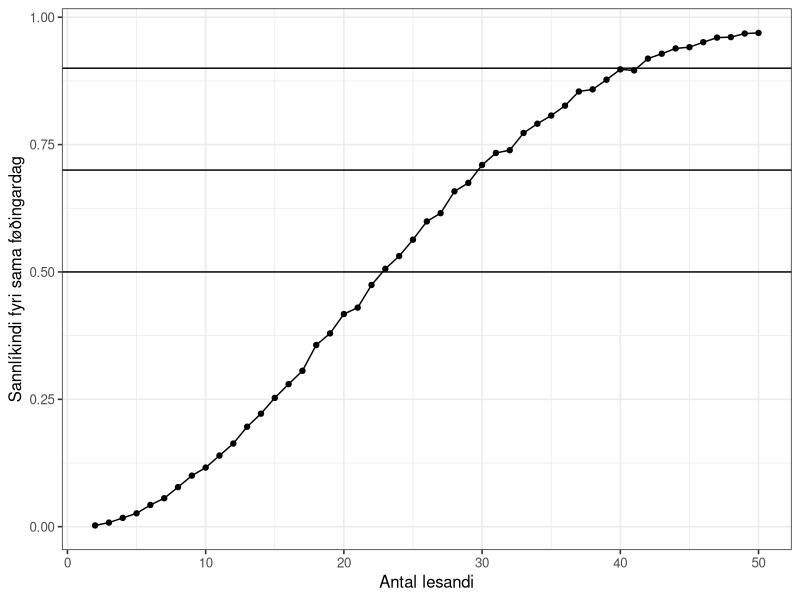
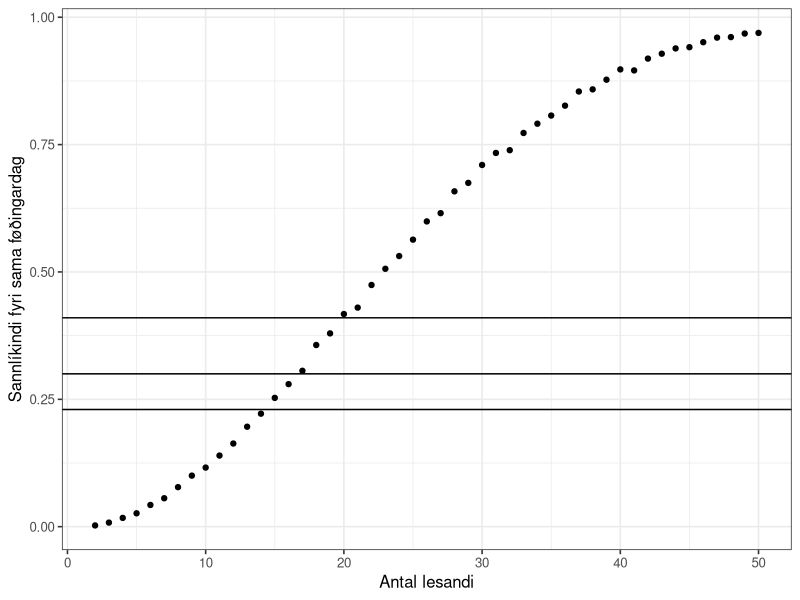
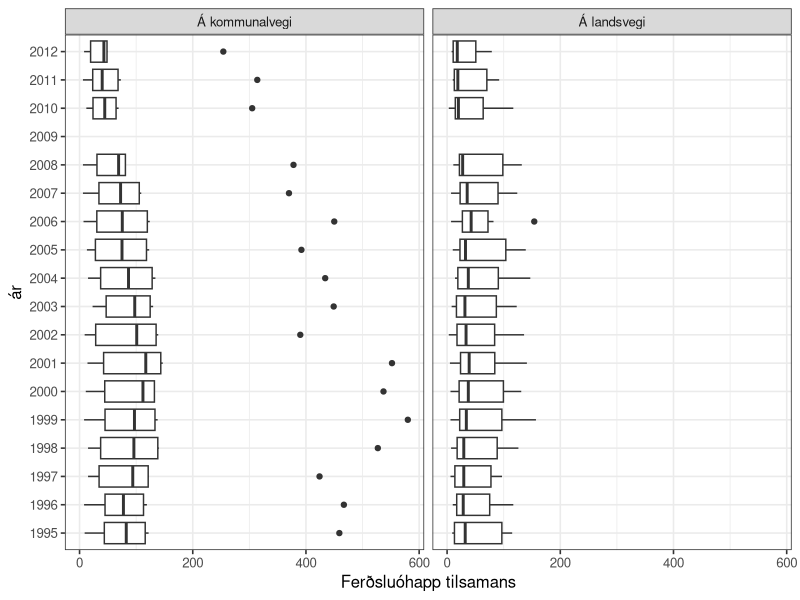
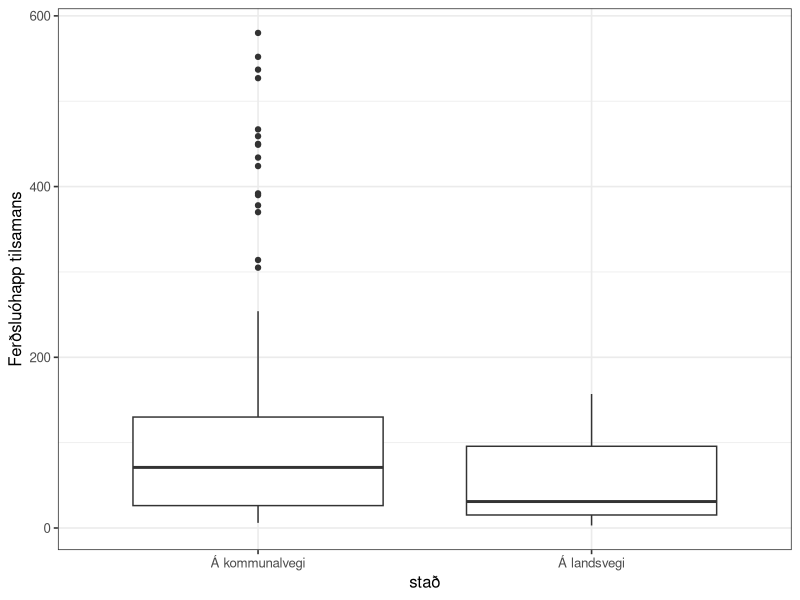
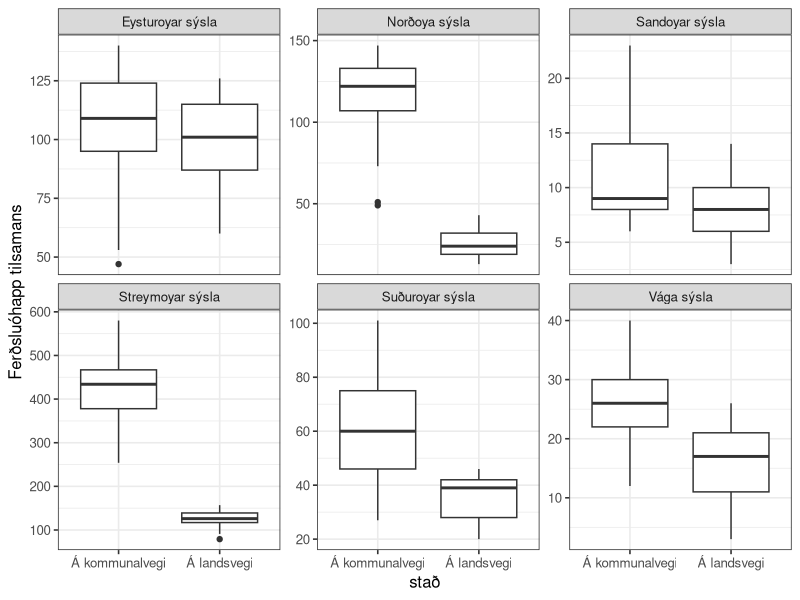
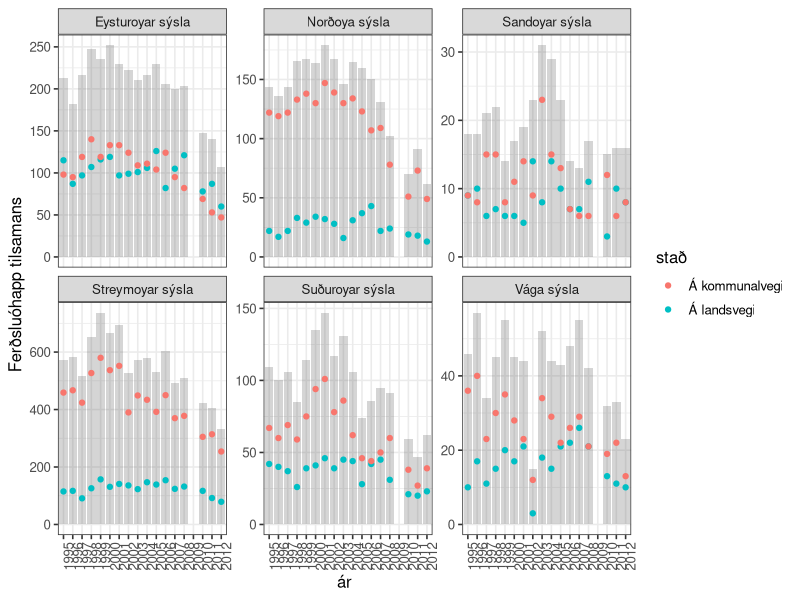
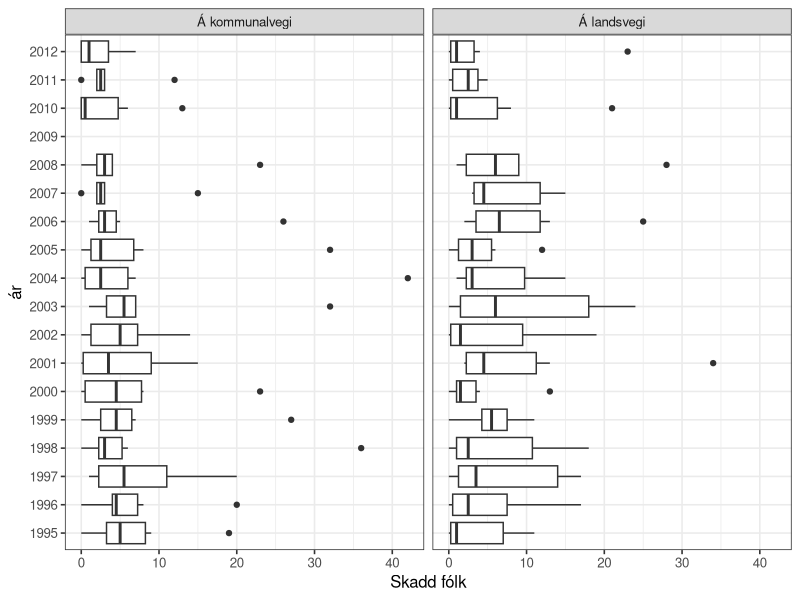
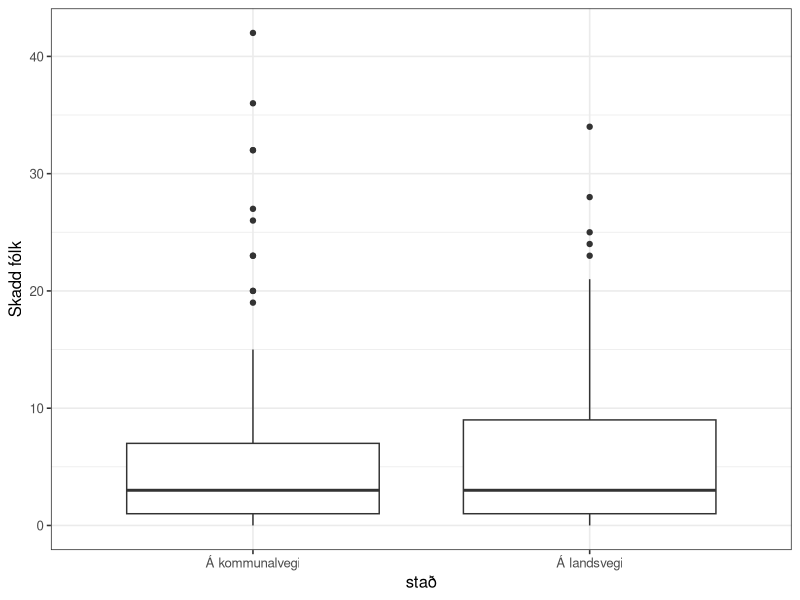

Generate these figures, in order, with R:
## ---- chunk 1
knitr::opts_chunk$set(echo = TRUE)

options(dplyr.summarise.inform = FALSE)
library(tidyverse)

# set theme used for plotting
theme_set(theme_bw(base_size = 12))

## ---- chunk 2
n_lesandi <- 2:10
roynd_nr <- 1:2

sama_fdag <- crossing(n_lesandi, roynd_nr)
sama_fdag
## ---- chunk 3
sama_fdag <- mutate(
  sama_fdag,
  fdag = map(n_lesandi, ~ sample(365, ., replace = TRUE))
  )
sama_fdag
## ---- chunk 4
# Ein listi av integers
str(sama_fdag$fdag)
## ---- chunk 5


sama_fdag <- mutate(sama_fdag, nakar_sdag = map_lgl(fdag, ~ any(duplicated(.x))))
sama_fdag

## ---- chunk 6
p_samadag <- sama_fdag %>%
  group_by(n_lesandi) %>%
  summarise(p_sdag = mean(nakar_sdag))

p_samadag
## ---- chunk 7

p_samadag <-
  crossing(n_lesandi = 2:10, roynd_nr = 1:2) %>%
  mutate(.,
  fdag = map(n_lesandi, ~sample(365, ., replace = TRUE))
  ) %>%
  mutate(., nakar_sdag = map_lgl(fdag, ~any(duplicated(.x)))) %>%
  group_by(n_lesandi) %>%
  summarize(p_sdag = mean(nakar_sdag))
  
p_samadag
## ---- chunk 8

n_lesandi <- 2:50

p_samadag <-
  crossing(n_lesandi, roynd_nr) %>%
  mutate(.,
  fdag = map(n_lesandi, ~sample(365, ., replace = TRUE))
  ) %>%
  mutate(., nakar_sdag = map_lgl(fdag, ~any(duplicated(.x)))) %>%
  group_by(n_lesandi) %>%
  summarize(p_sdag = mean(nakar_sdag))
  
p_samadag

## ---- chunk 9
roynd_nr <- 1:5000
p_samadag <-
  crossing(n_lesandi, roynd_nr) %>%
  mutate(.,
  fdag = map(n_lesandi, ~sample(365, ., replace = TRUE))
  ) %>%
  mutate(., nakar_sdag = map_lgl(fdag, ~any(duplicated(.x)))) %>%
  group_by(n_lesandi) %>%
  summarize(p_sdag = mean(nakar_sdag))
  
p_samadag
## ---- chunk 10
ggplot(p_samadag, aes(x = n_lesandi, y = p_sdag)) +
  geom_point() +
  geom_line() +
  xlab("Antal lesandi") +
  ylab("Sannlíkindi fyri sama føðingardag") +
  geom_hline(yintercept = 0.5) +
  geom_hline(yintercept = 0.7) +
  geom_hline(yintercept = 0.9)
## ---- chunk 11
p_samadag <- p_samadag %>%
  mutate(n_ymisk = map(n_lesandi, ~prod(365:(365 - . + 1))) %>% unlist,
         n_total = 365^n_lesandi,
         p_teori = 1 - (n_ymisk/n_total)
  )

p_samadag
## ---- chunk 12
p_samadag <- p_samadag %>% 
  mutate(p_bday = map_dbl(n_lesandi, ~pbirthday(., classes = 365, coincident = 2)))

p_samadag
## ---- chunk 13
ggplot(p_samadag, aes(x = n_lesandi, y = p_sdag)) +
  geom_point() +
  geom_hline(yintercept = qbirthday(prob = 0.5, classes = 365, coincident = 2) / 100) +
  geom_hline(yintercept = qbirthday(prob = 0.7, classes = 365, coincident = 2) / 100) +
  geom_hline(yintercept = qbirthday(prob = 0.9, classes = 365, coincident = 2) / 100) +
  xlab("Antal lesandi") +
  ylab("Sannlíkindi fyri sama føðingardag")

## ---- chunk 14

## ---- chunk 15
n_lesandi_50 = pbirthday(50, classes = 365, coincident = 2)
n_lesandi_50

n_lesandi_80 = pbirthday(80, classes = 365, coincident = 2)
n_lesandi_80
## ---- chunk 16
n_lesandi = seq(5, 700, 5)
roynd_nr = 1:100

p_maxsdag <- NULL

p_maxsdag <- crossing(n_lesandi, roynd_nr) %>%
  mutate(
    fdag = map(n_lesandi, ~sample(365, ., replace = TRUE)),
    `>= 2` = map_int(fdag, ~any(duplicated(.x))),
    max_sdag = map_int(fdag, function(x) max(table(x))),
    `== 2` = max_sdag == 2,
    `== 3` = max_sdag == 3,
    `== 4` = max_sdag == 4,
    `== 5` = max_sdag == 5,
  )

p_maxsdag
## ---- chunk 17
p_maxsdag <- p_maxsdag %>%
  pivot_longer(cols=c(`>= 2`, `== 2`, `== 3`, `== 4`, `== 5`), names_to = 'max', values_to = 'sdag')

p_maxsdag
## ---- chunk 18

## ---- chunk 19

## ---- chunk 20

## ---- chunk 21

## ---- chunk 22

## ---- chunk 23
ferdslu_ohapp <- read_csv("ferdslu_ohapp.csv")
ferdslu_ohapp
## ---- chunk 24
ferdslu_ohapp <- read_csv("ferdslu_ohapp.csv", skip = 1, na = "..")
ferdslu_ohapp
## ---- chunk 25
ferdslu_ohapp <- ferdslu_ohapp %>%
  mutate(across(everything(), ~ str_replace(., "-", "0")))
ferdslu_ohapp
## ---- chunk 26
ferdslu_ohapp <- pivot_longer(ferdslu_ohapp, cols = '1995':'2012',
                   names_to = "ár", values_to = "n", values_transform = list(n = as.integer))

ferdslu_ohapp

#ferdslu_ohapp$n <- as.integer(ferdslu_ohapp$n)

## ---- chunk 27

ferdslu_ohapp <- pivot_wider(ferdslu_ohapp, names_from = slag, values_from = n)


ferdslu_ohapp
## ---- chunk 28

ggplot(ferdslu_ohapp) +
  geom_boxplot(aes(x = `Ferðsluóhapp tilsamans`, y = ár), na.rm = TRUE) +
  facet_wrap(~stað)

## ---- chunk 29
df <- ferdslu_ohapp %>%
  filter(`Ferðsluóhapp tilsamans` > 150) 
df
## ---- chunk 30

ggplot(data = ferdslu_ohapp) +
  geom_boxplot(aes(x = stað, y = `Ferðsluóhapp tilsamans`), na.rm = TRUE)

## ---- chunk 31

ggplot(data = ferdslu_ohapp) +
  geom_boxplot(aes(x = stað, y = `Ferðsluóhapp tilsamans`), na.rm = TRUE) +
  facet_wrap(~sýsla, scales = "free_y")
  
  

## ---- chunk 32

ggplot(ferdslu_ohapp) +
  geom_bar(aes(x = ár, y = `Ferðsluóhapp tilsamans`), alpha = 0.25, stat = "Identity", na.rm = TRUE) +
  geom_point(aes(x = ár, y = `Ferðsluóhapp tilsamans`, colour = stað), na.rm = TRUE) +
  facet_wrap(~sýsla, scales = "free_y") +
  theme(axis.text.x = element_text(angle = 90))

## ---- chunk 33
ggplot(ferdslu_ohapp, aes(x = `Skadd fólk`, y = `ár`)) +
  geom_boxplot(na.rm = TRUE) +
  facet_wrap(~ `stað`)

## ---- chunk 34
ggplot(ferdslu_ohapp, aes(x = `stað`, y = `Skadd fólk`)) +
  geom_boxplot(na.rm = TRUE)
## ---- chunk 35
ggplot(ferdslu_ohapp, aes(x = `stað`, y = `Skadd fólk`)) +
  geom_boxplot(na.rm = TRUE) +
  facet_wrap(~ `sýsla`, scales = "free_y")
## ---- chunk 36
ggplot(ferdslu_ohapp, aes(x = `stað`, y = `Skadd fólk` / `Ferðsluóhapp tilsamans`)) +
  geom_boxplot(na.rm = TRUE) +
  facet_wrap(~ `sýsla`, scales = "free_y")
## ---- chunk 37
ggplot(ferdslu_ohapp) +
  geom_boxplot(aes(x = `Skadd fólk`/`Ferðsluóhapp tilsamans`, y = `stað`), color = "red", na.rm = TRUE) +
  geom_violin(aes(x = `Skadd fólk`/`Ferðsluóhapp tilsamans`, y = `stað`), alpha = 0.25, na.rm = TRUE) +
  geom_boxplot(aes(x = `Skadd fólk` / `Ferðsluóhapp tilsamans`, y = `sýsla`), color = "blue", na.rm = TRUE) +
  geom_violin(aes(x = `Skadd fólk` / `Ferðsluóhapp tilsamans`, y = `sýsla`), alpha = 0.25, na.rm = TRUE)
## ---- chunk 38
ophapp_yvirlit <- ferdslu_ohapp %>% 
  filter(`ár` != "2009") %>%
  group_by(`stað`) %>%
  summarise(
    n = n(),
    n_ohapp = sum(`Ferðsluóhapp tilsamans`),
    n_skadd = sum(`Skadd fólk`),
    p_skadd = n_skadd / n_ohapp
  )

ophapp_yvirlit
## ---- chunk 39
t.test(ophapp_yvirlit$p_skadd, conf.level = .95)$conf.int
## ---- chunk 40

## ---- chunk 41
`stað_1` <- ophapp_yvirlit %>% filter(`stað` == "Á kommunalvegi")
prop.test(x = 10, n = `stað_1`$n, p = `stað_1`$p_skadd)

`stað_2` <- ophapp_yvirlit %>% filter(`stað` == "Á landsvegi")
prop.test(x = 10, n = `stað_2`$n, p = `stað_2`$p_skadd)
## ---- chunk 42
landsvegi_ar <- ferdslu_ohapp %>% 
  filter(`ár` == 1998, `stað` == "Á landsvegi") %>%
  group_by(stað, ár, sýsla) %>%
  summarise(
    n_ohapp = sum(`Ferðsluóhapp tilsamans`),
    n_skadd = sum(`Skadd fólk`)
  )

landsvegi_ar
## ---- chunk 43
n_ohapp <- landsvegi_ar$n_ohapp
p <- 626/5285 # p_skadd

ndata <- NULL
tdata <- NULL
for (n in n_ohapp) {
  size = n
  mu <- n*p
  sd <- sqrt(n*p*(1-p))
  
  tb_data <- NULL
  tb_data <- tibble(x = seq(0, 25, 0.01),
                    y = dnorm(x, mu, sd),
                    n_ohapp = n)
  ndata <- rbind(ndata, tb_data)
  
  tb_bino <- tibble(
  x = seq(0, 25, 1),
  y = dbinom(x, n, p),
  n_ohapp = n
  )
  tdata <- rbind(tdata, tb_bino)
}

ggplot(ndata, aes(x,y)) +
  geom_area(data=filter(ndata,
                        x <= 10),
            fill = "lightblue") +
  geom_area(data=filter(ndata,
                        x >= 20),
            aes(x = x, y = y),
            fill = "lightblue") +
  scale_x_continuous(breaks = seq(0, 25, 5)) +
  scale_y_continuous(breaks = seq(0, 0.4, 0.1)) +
  geom_line() +
  geom_point(data=tdata, aes(x, y)) +
  facet_wrap(~ n_ohapp)
## ---- chunk 44
sysla_yvirlit <- ferdslu_ohapp %>%
  filter(`ár` != 2009) %>%
  group_by(`sýsla`) %>%
  summarise(
    n_ohapp = sum(`Ferðsluóhapp tilsamans`),
    n_skadd = sum(`Skadd fólk`),
    n_oskadd = n_ohapp - n_skadd 
  )
sysla_yvirlit
## ---- chunk 45
skadd_oskadd <- sysla_yvirlit %>%
  group_by(n_skadd, n_oskadd) %>%
  summarise()

skadd_oskadd
## ---- chunk 46

## ---- chunk 47
